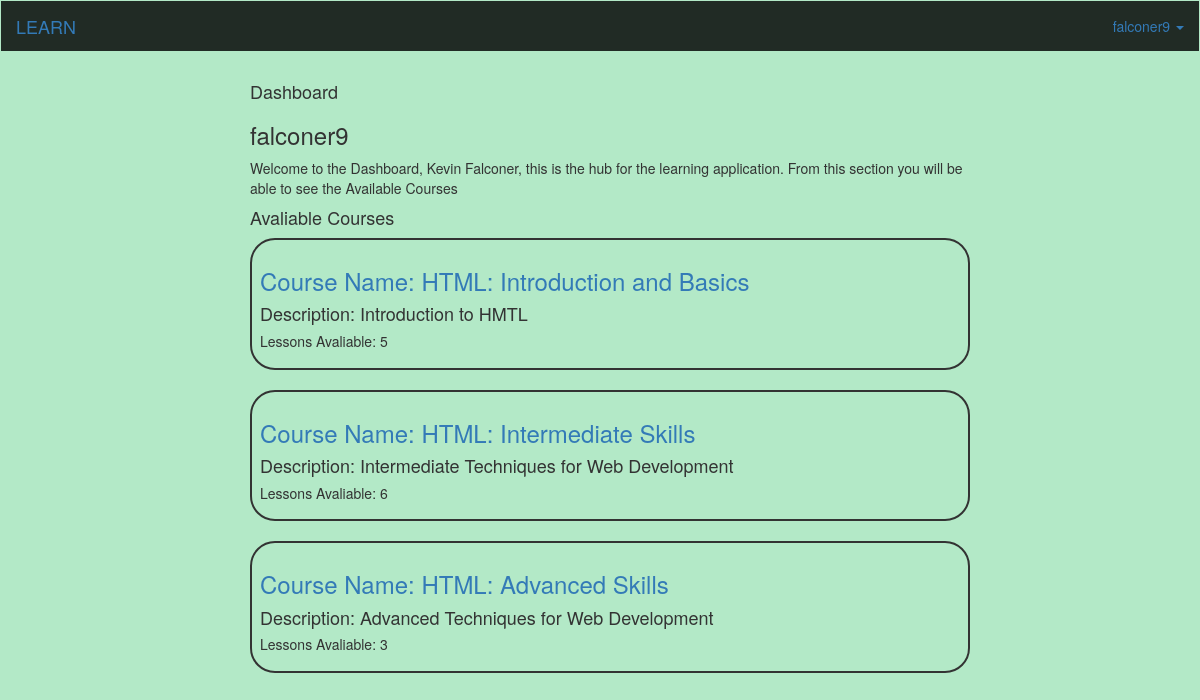
The app's page /dashboard/falconer9/ (signed in) with its own data.
### application.py (models this page shows, shortened)
class User(UserMixin, db.Model):
    id = db.Column(db.Integer, primary_key=True)
    firstname = db.Column('firstname', db.String(20), index=True)
    lastname = db.Column('lastname', db.String(20), index=True)
    email = db.Column('email', db.String(50), unique=True, index=True)
    username = db.Column('username', db.String(20), unique=True, index=True)
    password = db.Column('password', db.String(20))

class Course(db.Model):
    __tablename__ = 'course'
    courseid = db.Column(db.Integer, primary_key=True, unique=True)
    coursename = db.Column('coursename', db.String(20), index=True)
    description = db.Column('description', db.String(500), index=True)
    lessons = db.Column(db.Integer, index=True)

### application.py (the view)
@app.route('/dashboard/<username>/')
@login_required
def dashboard(username):
    user = User.query.filter_by(username=username).first()
    if username != current_user.username:
        return redirect(url_for('.dashboard', username=current_user.username))
    return render_template('dashboard.html', user=user, courses=Course.query.all())

### application.py (called while the page is built)
@login_manager.user_loader
def load_user(user_id):
    return User.query.filter(User.id == int (user_id)).first()

### templates/dashboard.html (shortened to what this page needs)
<html>
<head>
        <link rel="stylesheet" href="https://maxcdn.bootstrapcdn.com/bootstrap/3.3.7/css/bootstrap.min.css">
</head>
<body>
<nav class="navbar navbar-expand-sm bg-dark navbar-dark">
  <div class="container-fluid">
    <div class="navbar-header">
            <a class="navbar-brand">LEARN</a>
    </div>
    <ul class="nav navbar-nav navbar-right">
    <li class="dropdown">
            <a class="dropdown-toggle" data-toggle="dropdown">{{user.username}}</>
        <span class="caret"></span></a>
      </li>
    </ul>
  </div>
</nav>
	<div class="body">
		<h4>Dashboard</h4>
		<h3>{{ user.username}}</h3>
		<p> Welcome to the Dashboard, {{ user.firstname }} {{user.lastname}}, this is the hub for the learning application. From this section you will be able to see the Available Courses</p>
		<h4>Avaliable Courses</h4>
			{% for course in courses %}
			<div class='Course1'>
				<h3><a href='#'>Course Name: {{ course.coursename }}</a></h3>
				<h4>Description: {{course.description}}	</h4>		<h5>Lessons Avaliable: {{course.lessons}}</h5>
			</div>
			<br>
			{% endfor %}
	</div>
</body>
</html>

### templates/dashboard.html (style rules this page uses)
body { background-color: B3E9C7; }
.container-fluid { background-color:212B25; }
.body { width: 60%; position: absolute; left: 250px; }
.course1 { border-radius: 25px; border: 2px solid; padding: 8px; }

### records on screen
User: username "falconer9", firstname "Kevin", lastname "Falconer"
Course: coursename "HTML: Introduction and Basics", description "Introduction to HMTL", lessons "5"
Course: coursename "HTML: Intermediate Skills", description "Intermediate Techniques for Web Development", lessons "6"
Course: coursename "HTML: Advanced Skills", description "Advanced Techniques for Web Development", lessons "3"
